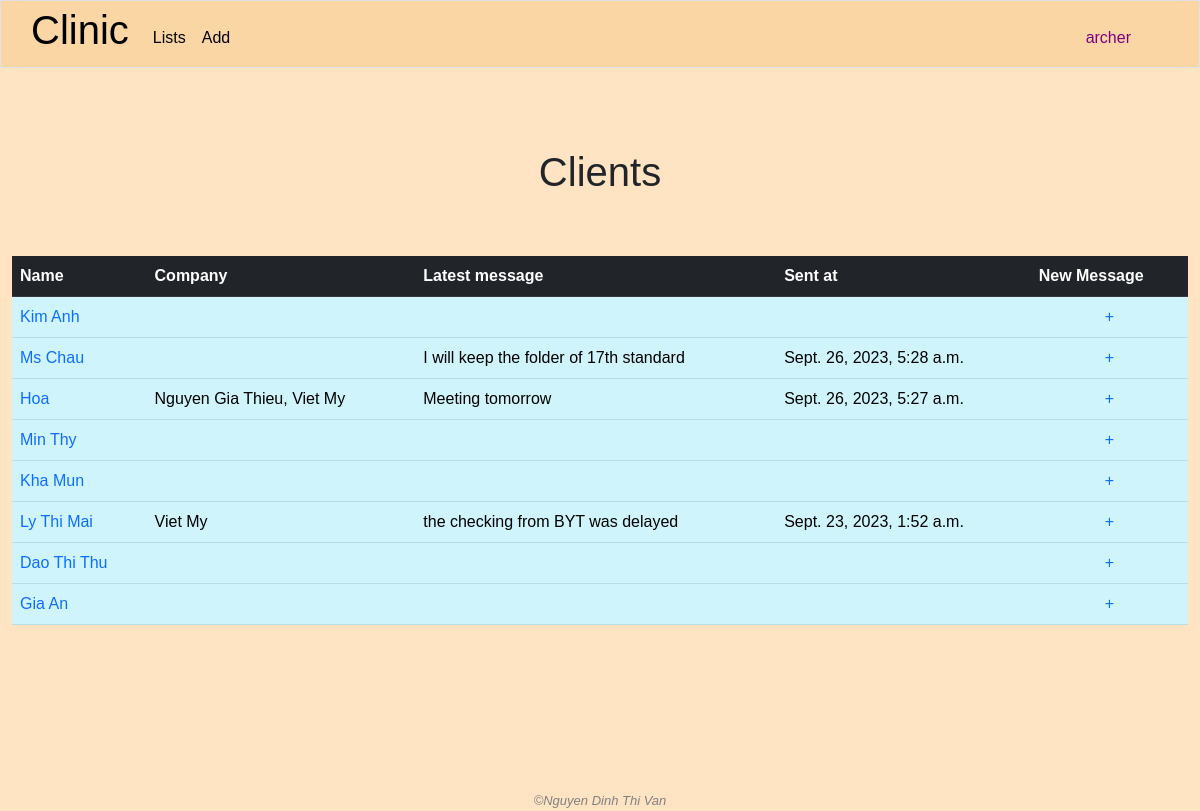
/people (signed in), run on an earlier commit of the app's database.
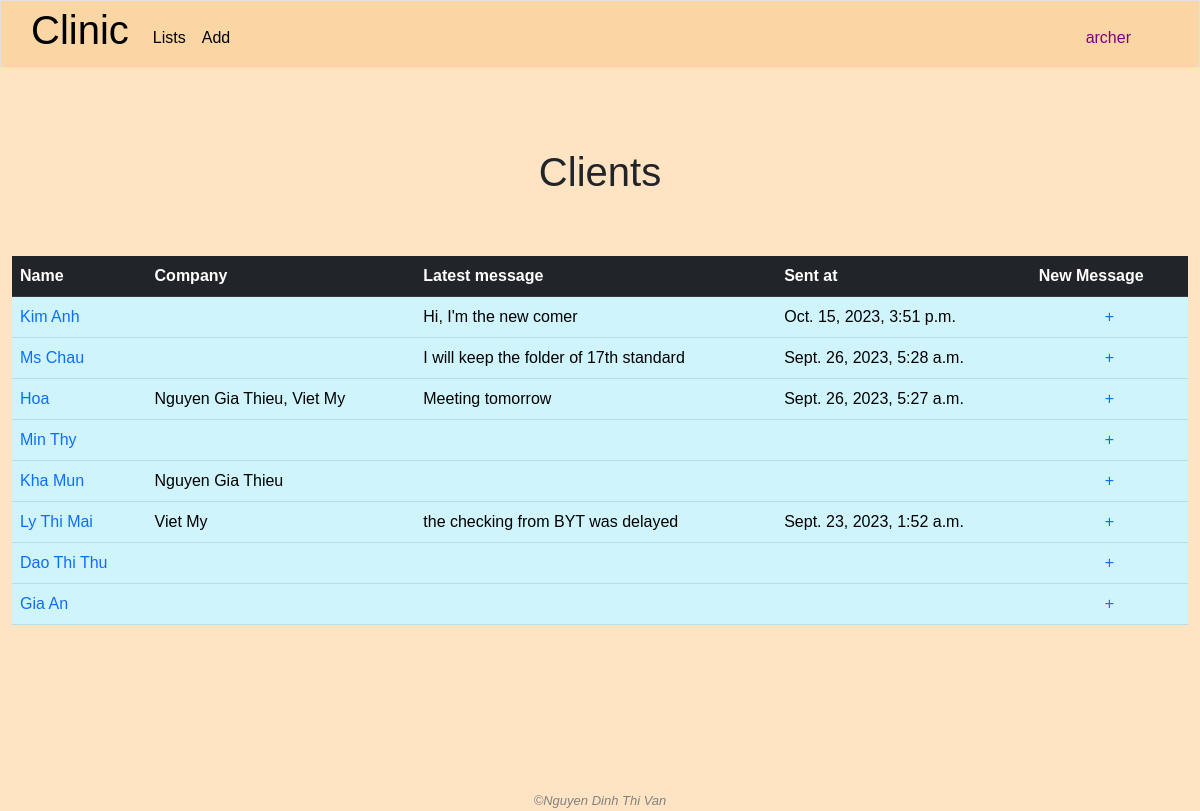
And on a later commit of the database.
### clinic/models.py (models this page shows, shortened)
class User(AbstractUser):
    class Level(models.IntegerChoices):
        LOW = 1
        MIDDLE = 2
        TOP = 3
    management_right_level = models.IntegerField(choices=Level.choices, blank=True, null=True)

class People(models.Model):
    name = models.CharField(max_length=255)
    company = models.ManyToManyField(Company,related_name="contact")
    position = models.TextField(blank=True)
    email = models.CharField(max_length=255)
    phone = models.CharField(max_length=255)
    note = models.TextField(blank=True)
    created_by = models.ForeignKey(User, on_delete=models.SET_NULL, blank=True, null=True, related_name='add_people')
    modified_by = models.ForeignKey(User, on_delete=models.SET_NULL, blank=True, null=True, related_name='modified_person')

class ContactDiary(models.Model):
    name = models.ForeignKey(People, on_delete=models.CASCADE, related_name='talks')
    content = models.TextField()
    date = models.DateTimeField(auto_now_add=True)

class Company(models.Model):
    name = models.CharField(max_length=255)
    industry = models.CharField(max_length=255)
    address = models.TextField()
    representative = models.ForeignKey('People', on_delete=models.SET_NULL, blank=True, null=True, related_name="companies")
    male_headcount = models.IntegerField()
    female_headcount = models.IntegerField()
    created_by = models.ForeignKey(User, on_delete=models.SET_NULL, blank=True, null=True, related_name="add_companies")
    modified_by = models.ForeignKey(User, on_delete=models.SET_NULL, blank=True, null=True, related_name="modified_companies")

### clinic/views.py (the view)
# urls.py: path('people', views.people, name='people'),
@login_required
def people(request):
    if "read_all_people_info" not in user_right(request.user.management_right_level):
        request.session['nay_message'] = 'You are not allowed to enter this part'
        return HttpResponseRedirect(reverse('index'))
    nay_message = request.session.get('nay_message', '')
    yay_message = request.session.get('yay_message', '')
    request.session['nay_message'] = ''
    request.session['yay_message'] = ''
    people = People.objects.all()
    people_with_latest_message = []
    for person in people:
        latest_message = person.talks.order_by("-date").first()
        people_with_latest_message.append({
            'person': person,
            'latest_message': latest_message
        })
    return render(request, "clinic/people.html", {
        "people": people,
        "people_with_latest_message": people_with_latest_message,
        "nay_message": nay_message,
        "yay_message": yay_message
    })

### clinic/templates/clinic/people.html (shortened to what this page needs)
{% extends "clinic/layout.html" %}
{% load static %}
{% block main %}
    <h1 class="text-center" style="margin-bottom: 1.5em;">Clients</h1>
    <div class="container-fluid">
        <table class="table table-info">
            <thead class="table-dark">
                <tr>
                    <th>Name</th>
                    <th>Company</th>
                    <th>Latest message</th>
                    <th>Sent at</th>
                    <th>New Message</th>
                </tr>
            </thead>
            <tbody>
                {% for item in people_with_latest_message %}
                    <tr>
                        <td>
                            <a class="no-underline" href="{% url 'person_detail' person_id=item.person.id %}">{{ item.person.name }}</a>
                        </td>
                        <td>
                            {% for company in item.person.company.all.values %}
                                {% if not forloop.last %}
                                    {{ company.name }},
                                {% else %}
                                    {{ company.name }}
                                {% endif %}
                            {% endfor %}
                            {% for company in item.person.companies.all.values %}
                                {% if company not in item.person.company.all.values %}
                                    {% if not forloop.last %}
                                        {{ company.name }},
                                    {% else %}
                                        {{ company.name }}
                                    {% endif %}
                                {% endif %}
                            {% endfor %}
                        </td>
                        <td>{{ item.latest_message.content }}</td>
                        <td>{{ item.latest_message.date }}</td>
                        <td style="text-align: center;"><a href="{% url 'add_message_from_all_people_page' person_id=item.person.id %}" style="text-decoration: none;">+</a></td>
                    </tr>
                {% empty %}
                    <tr>
                        <td>N/A</td>
                        <td>N/A</td>
                    </tr>
                {% endfor %}
            </tbody>
        </table>
    </div>
{% endblock %}

### clinic/templates/clinic/layout.html (shortened to what this page needs)
{% load static %}
<!DOCTYPE html>
<html lang="en">
    <head>
        <link rel="stylesheet" href="https://cdnjs.cloudflare.com/ajax/libs/font-awesome/4.7.0/css/font-awesome.min.css">
        <link rel="stylesheet" href="{% static 'clinic/bootstrap.css' %}">
        <link rel="stylesheet" href="{% static 'clinic/styles.css' %}">
    </head>
    <body>
        <nav class="navbar navbar-expand-lg navbar-custom border">
            <a class="navbar-brand" href="{% url 'index' %}"><span><h1>Clinic</h1></span></a>
            <div class="collapse navbar-collapse" id="navbar">
                <ul class="navbar-nav me-auto mt-2">
                    <li class="nav-item">
                        <div class="dropdown">
                            <button class="nav-link active" type="button" id="dropdownMenuButton3" data-bs-toggle="dropdown" aria-expanded="false">
                                Lists
                            </button>
                        </div>
                    </li>
                    {% if user.is_authenticated %}
                        <li class="nav-item" id="adding-items">
                            <div class="dropdown">
                                <button class="nav-link active" type="button" id="dropdownMenuButton1" data-bs-toggle="dropdown" aria-expanded="false">
                                    Add
                                </button>
                            </div>
                        </li>
                    {% endif %}
                </ul>
                <ul class="navbar-nav ms-auto mt-2">
                    {% if user.is_authenticated %}
                        <li class="nav-item">
                            <div class="dropdown">
                                <button class="nav-link active" style="color: purple;" type="button" id="dropdownMenuButton2" data-bs-toggle="dropdown" aria-expanded="false">
                                    {{ user.username }}
                                </button>
                            </div>
                        </li>
                    {% else %}
                        <li class="nav-item">
                            <a class="nav-link active" href="{% url 'login' %}">
                                Log in
                            </a>
                        </li>
                    {% endif %}
                </ul>
            </div>
        </nav>
        <main>{% block main %}{% endblock %}</main>
        <footer class="text-center">
            &#169;Nguyen Dinh Thi Van
        </footer>
    </body>
</html>

### clinic/static/clinic/styles.css (style rules this page uses)
body { font-family: sans-serif; }
body { color: auto; background-color: bisque; }
main { min-height: 40vh; }
footer { margin-top: 150px; font-family: sans-serif; font-size: 13px; font-style: italic; color: grey; }
.navbar-custom { padding: 0 60px 0 30px; background: #FAD6A5; margin-bottom: 30px; }
.container-fluid { display: flex; justify-content: center; align-items: center; }
td { padding: .5em; color: orange; }
.no-underline { text-decoration: none; }

What changed in the data, as far as the page shows it:
shown differently, row unchanged: People "Kim Anh": latest_message.content (not shown) → "Hi, I'm the new comer"; latest_message (not shown) → "Oct. 15, 2023, 3:51 p.m."
changed People "Kha Mun": gains Company (name "Nguyen Gia Thieu")
